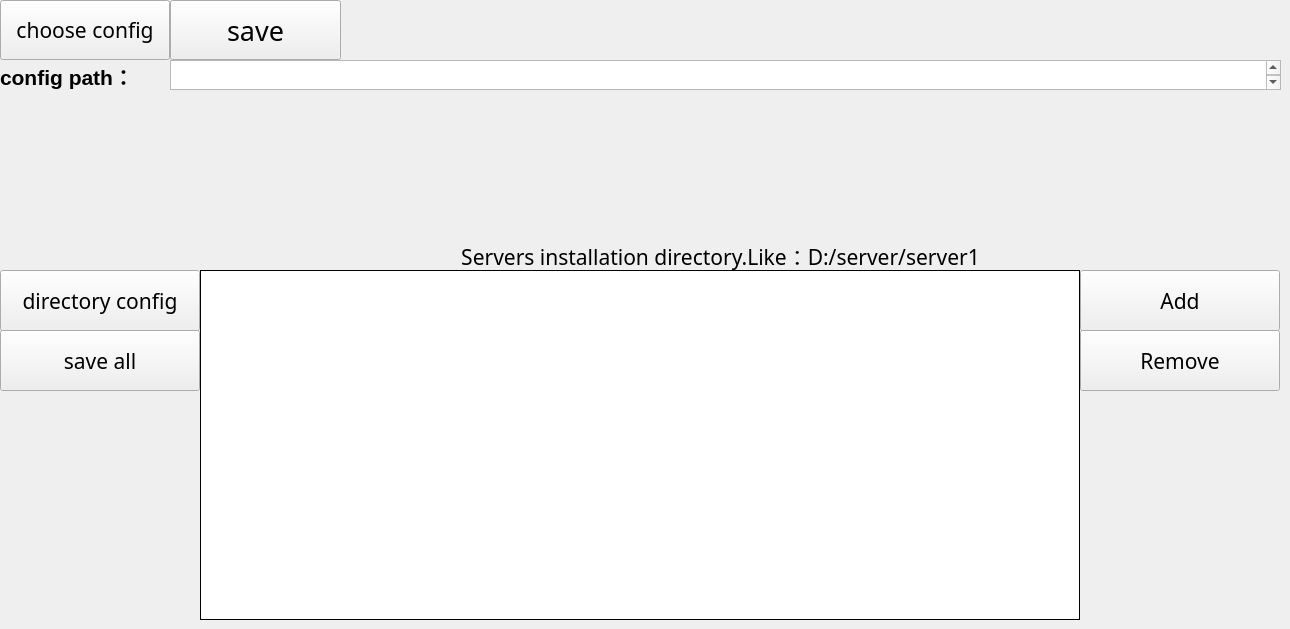
   <widget class="QWidget" name="tab">
    <attribute name="title">
     <string>File</string>
    </attribute>
    <widget class="QTextBrowser" name="SavePath">
     <property name="geometry">
      <rect>
       <x>170</x>
       <y>60</y>
       <width>1111</width>
       <height>30</height>
      </rect>
     </property>
     <property name="sizePolicy">
      <sizepolicy hsizetype="Expanding" vsizetype="Expanding">
       <horstretch>0</horstretch>
       <verstretch>0</verstretch>
      </sizepolicy>
     </property>
     <property name="font">
      <font>
       <family>楷体</family>
       <pointsize>12</pointsize>
       <stylestrategy>PreferDefault</stylestrategy>
      </font>
     </property>
     <property name="tabChangesFocus">
      <bool>false</bool>
     </property>
     <property name="readOnly">
      <bool>false</bool>
     </property>
     <property name="html">
      <string>&lt;!DOCTYPE HTML PUBLIC &quot;-//W3C//DTD HTML 4.0//EN&quot; &quot;http://www.w3.org/TR/REC-html40/strict.dtd&quot;&gt;
&lt;html&gt;&lt;head&gt;&lt;meta name=&quot;qrichtext&quot; content=&quot;1&quot; /&gt;&lt;style type=&quot;text/css&quot;&gt;
p, li { white-space: pre-wrap; }
&lt;/style&gt;&lt;/head&gt;&lt;body style=&quot; font-family:'楷体','楷体'; font-size:12pt; font-weight:400; font-style:normal;&quot;&gt;
&lt;p style=&quot;-qt-paragraph-type:empty; margin-top:0px; margin-bottom:0px; margin-left:0px; margin-right:0px; -qt-block-indent:0; text-indent:0px;&quot;&gt;&lt;br /&gt;&lt;/p&gt;&lt;/body&gt;&lt;/html&gt;</string>
     </property>
    </widget>
    <widget class="QLabel" name="label_11">
     <property name="geometry">
      <rect>
       <x>0</x>
       <y>60</y>
       <width>171</width>
       <height>30</height>
      </rect>
     </property>
     <property name="sizePolicy">
      <sizepolicy hsizetype="Expanding" vsizetype="Expanding">
       <horstretch>0</horstretch>
       <verstretch>0</verstretch>
      </sizepolicy>
     </property>
     <property name="font">
      <font>
       <pointsize>16</pointsize>
      </font>
     </property>
     <property name="text">
      <string>&lt;html&gt;&lt;head/&gt;&lt;body&gt;&lt;p&gt;&lt;span style=&quot; font-weight:600;&quot;&gt;config path：&lt;/span&gt;&lt;/p&gt;&lt;/body&gt;&lt;/html&gt;</string>
     </property>
    </widget>
    <widget class="QPushButton" name="openbutton">
     <property name="geometry">
      <rect>
       <x>0</x>
       <y>0</y>
       <width>170</width>
       <height>60</height>
      </rect>
     </property>
     <property name="sizePolicy">
      <sizepolicy hsizetype="Expanding" vsizetype="Expanding">
       <horstretch>0</horstretch>
       <verstretch>0</verstretch>
      </sizepolicy>
     </property>
     <property name="font">
      <font>
       <family>楷体</family>
       <pointsize>16</pointsize>
      </font>
     </property>
     <property name="autoFillBackground">
      <bool>false</bool>
     </property>
     <property name="text">
      <string>choose config</string>
     </property>
    </widget>
    <widget class="QTableWidget" name="serverstableWidget">
     <property name="geometry">
      <rect>
       <x>200</x>
       <y>270</y>
       <width>880</width>
       <height>350</height>
      </rect>
     </property>
     <property name="sizePolicy">
      <sizepolicy hsizetype="Expanding" vsizetype="Expanding">
       <horstretch>0</horstretch>
       <verstretch>0</verstretch>
      </sizepolicy>
     </property>
     <property name="font">
      <font>
       <family>楷体</family>
       <pointsize>14</pointsize>
       <stylestrategy>PreferDefault</stylestrategy>
      </font>
     </property>
     <property name="autoFillBackground">
      <bool>false</bool>
     </property>
     <property name="frameShape">
      <enum>QFrame::Box</enum>
     </property>
     <property name="frameShadow">
      <enum>QFrame::Plain</enum>
     </property>
     <property name="lineWidth">
      <number>1</number>
     </property>
     <property name="midLineWidth">
      <number>0</number>
     </property>
     <property name="editTriggers">
      <set>QAbstractItemView::AnyKeyPressed|QAbstractItemView::DoubleClicked|QAbstractItemView::EditKeyPressed</set>
     </property>
     <property name="tabKeyNavigation">
      <bool>true</bool>
     </property>
     <property name="dragDropMode">
      <enum>QAbstractItemView::NoDragDrop</enum>
     </property>
     <property name="defaultDropAction">
      <enum>Qt::IgnoreAction</enum>
     </property>
     <property name="alternatingRowColors">
      <bool>false</bool>
     </property>
     <property name="textElideMode">
      <enum>Qt::ElideRight</enum>
     </property>
     <property name="verticalScrollMode">
      <enum>QAbstractItemView::ScrollPerItem</enum>
     </property>
     <property name="showGrid">
      <bool>true</bool>
     </property>
     <property name="gridStyle">
      <enum>Qt::CustomDashLine</enum>
     </property>
     <property name="sortingEnabled">
      <bool>false</bool>
     </property>
     <property name="rowCount">
      <number>0</number>
     </property>
     <property name="columnCount">
      <number>1</number>
     </property>
     <attribute name="horizontalHeaderVisible">
      <bool>false</bool>
     </attribute>
     <attribute name="horizontalHeaderCascadingSectionResizes">
      <bool>false</bool>
     </attribute>
     <attribute name="horizontalHeaderMinimumSectionSize">
      <number>100</number>
     </attribute>
     <attribute name="horizontalHeaderDefaultSectionSize">
      <number>100</number>
     </attribute>
     <attribute name="horizontalHeaderHighlightSections">
      <bool>true</bool>
     </attribute>
     <attribute name="horizontalHeaderShowSortIndicator" stdset="0">
      <bool>false</bool>
     </attribute>
     <attribute name="horizontalHeaderStretchLastSection">
      <bool>true</bool>
     </attribute>
     <attribute name="verticalHeaderVisible">
      <bool>false</bool>
     </attribute>
     <attribute name="verticalHeaderMinimumSectionSize">
      <number>30</number>
     </attribute>
     <attribute name="verticalHeaderDefaultSectionSize">
      <number>30</number>
     </attribute>
     <attribute name="verticalHeaderHighlightSections">
      <bool>true</bool>
     </attribute>
     <attribute name="verticalHeaderShowSortIndicator" stdset="0">
      <bool>false</bool>
     </attribute>
     <attribute name="verticalHeaderStretchLastSection">
      <bool>false</bool>
     </attribute>
     <column>
      <property name="text">
       <string>installation directory</string>
      </property>
      <property name="font">
       <font>
        <family>楷体</family>
        <pointsize>16</pointsize>
       </font>
      </property>
     </column>
    </widget>
    <widget class="QPushButton" name="addserver">
     <property name="geometry">
      <rect>
       <x>1080</x>
       <y>270</y>
       <width>200</width>
       <height>61</height>
      </rect>
     </property>
     <property name="sizePolicy">
      <sizepolicy hsizetype="Expanding" vsizetype="Expanding">
       <horstretch>0</horstretch>
       <verstretch>0</verstretch>
      </sizepolicy>
     </property>
     <property name="font">
      <font>
       <family>楷体</family>
       <pointsize>16</pointsize>
      </font>
     </property>
     <property name="autoFillBackground">
      <bool>false</bool>
     </property>
     <property name="text">
      <string>Add</string>
     </property>
    </widget>
    <widget class="QPushButton" name="removeserver">
     <property name="geometry">
      <rect>
       <x>1080</x>
       <y>330</y>
       <width>200</width>
       <height>61</height>
      </rect>
     </property>
     <property name="sizePolicy">
      <sizepolicy hsizetype="Expanding" vsizetype="Expanding">
       <horstretch>0</horstretch>
       <verstretch>0</verstretch>
      </sizepolicy>
     </property>
     <property name="font">
      <font>
       <family>楷体</family>
       <pointsize>16</pointsize>
      </font>
     </property>
     <property name="autoFillBackground">
      <bool>false</bool>
     </property>
     <property name="text">
      <string>Remove</string>
     </property>
    </widget>
    <widget class="QPushButton" name="saveall">
     <property name="geometry">
      <rect>
       <x>0</x>
       <y>330</y>
       <width>200</width>
       <height>61</height>
      </rect>
     </property>
     <property name="sizePolicy">
      <sizepolicy hsizetype="Expanding" vsizetype="Expanding">
       <horstretch>0</horstretch>
       <verstretch>0</verstretch>
      </sizepolicy>
     </property>
     <property name="font">
      <font>
       <family>楷体</family>
       <pointsize>16</pointsize>
      </font>
     </property>
     <property name="autoFillBackground">
      <bool>false</bool>
     </property>
     <property name="text">
      <string>save all</string>
     </property>
    </widget>
    <widget class="QLabel" name="filelabel_5">
     <property name="enabled">
      <bool>true</bool>
     </property>
     <property name="geometry">
      <rect>
       <x>170</x>
       <y>240</y>
       <width>1101</width>
       <height>31</height>
      </rect>
     </property>
     <property name="sizePolicy">
      <sizepolicy hsizetype="Expanding" vsizetype="Expanding">
       <horstretch>0</horstretch>
       <verstretch>0</verstretch>
      </sizepolicy>
     </property>
     <property name="font">
      <font>
       <family>楷体</family>
       <pointsize>16</pointsize>
      </font>
     </property>
     <property name="cursor">
      <cursorShape>ArrowCursor</cursorShape>
     </property>
     <property name="focusPolicy">
      <enum>Qt::NoFocus</enum>
     </property>
     <property name="acceptDrops">
      <bool>false</bool>
     </property>
     <property name="layoutDirection">
      <enum>Qt::LeftToRight</enum>
     </property>
     <property name="autoFillBackground">
      <bool>false</bool>
     </property>
     <property name="frameShape">
      <enum>QFrame::NoFrame</enum>
     </property>
     <property name="frameShadow">
      <enum>QFrame::Sunken</enum>
     </property>
     <property name="text">
      <string>&lt;html&gt;&lt;head/&gt;&lt;body&gt;&lt;p&gt;Servers installation directory.Like：D:/server/server1&lt;/p&gt;&lt;/body&gt;&lt;/html&gt;</string>
     </property>
     <property name="textFormat">
      <enum>Qt::AutoText</enum>
     </property>
     <property name="alignment">
      <set>Qt::AlignCenter</set>
     </property>
     <property name="indent">
      <number>-1</number>
     </property>
    </widget>
    <widget class="QPushButton" name="savebutton">
     <property name="geometry">
      <rect>
       <x>170</x>
       <y>0</y>
       <width>171</width>
       <height>60</height>
      </rect>
     </property>
     <property name="sizePolicy">
      <sizepolicy hsizetype="Expanding" vsizetype="Expanding">
       <horstretch>0</horstretch>
       <verstretch>0</verstretch>
      </sizepolicy>
     </property>
     <property name="font">
      <font>
       <family>楷体</family>
       <pointsize>20</pointsize>
      </font>
     </property>
     <property name="text">
      <string>save</string>
     </property>
    </widget>
    <widget class="QPushButton" name="openserverconfig">
     <property name="geometry">
      <rect>
       <x>0</x>
       <y>270</y>
       <width>200</width>
       <height>61</height>
      </rect>
     </property>
     <property name="sizePolicy">
      <sizepolicy hsizetype="Expanding" vsizetype="Expanding">
       <horstretch>0</horstretch>
       <verstretch>0</verstretch>
      </sizepolicy>
     </property>
     <property name="font">
      <font>
       <family>楷体</family>
       <pointsize>16</pointsize>
      </font>
     </property>
     <property name="autoFillBackground">
      <bool>false</bool>
     </property>
     <property name="text">
      <string>directory config</string>
     </property>
    </widget>
   </widget>
